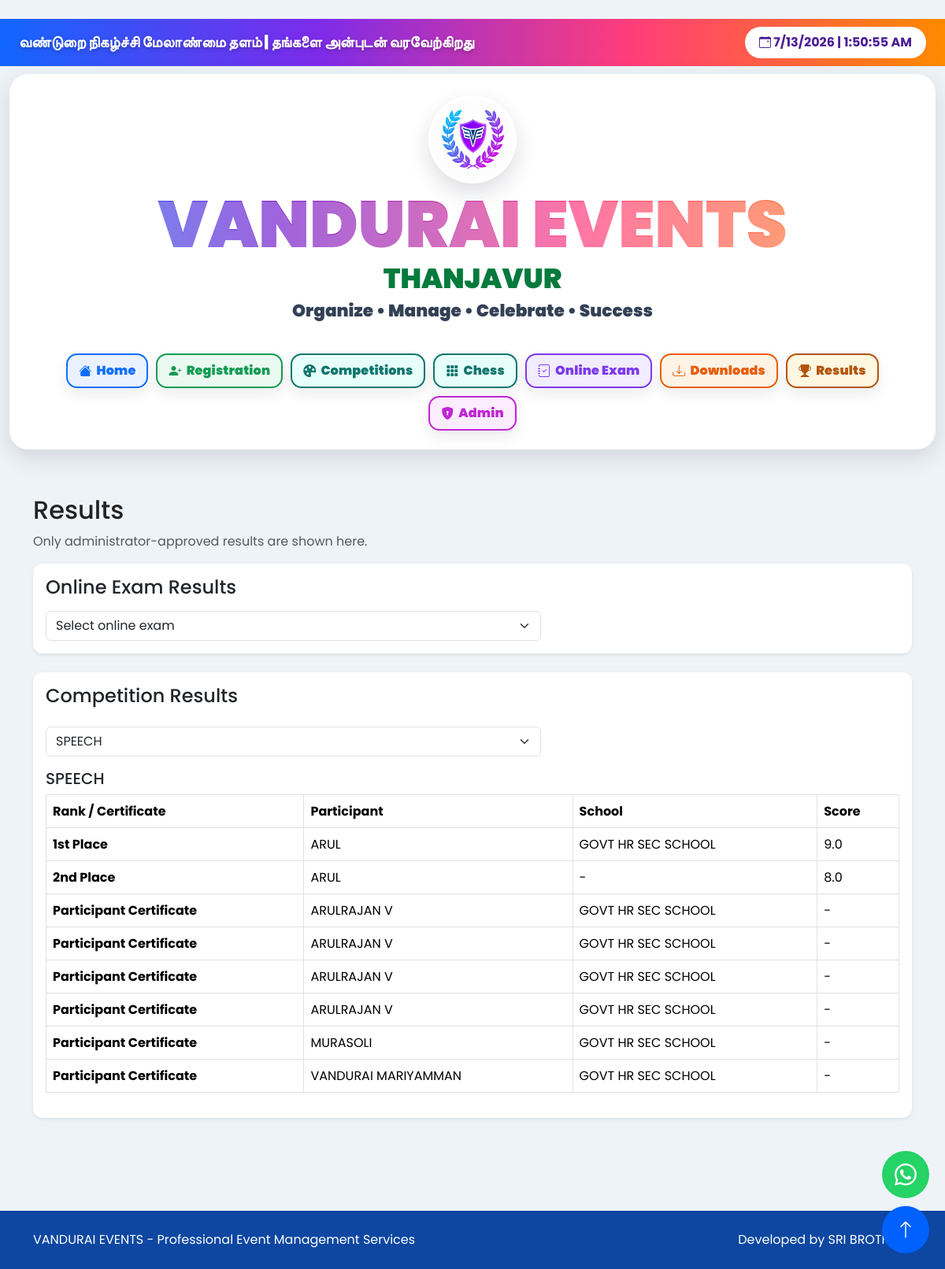
The app's page /results?competition_id=1 with its own data.
### models.py (models this page shows)
class Competition(db.Model):
    __tablename__ = "competitions"
    id = db.Column(db.Integer, primary_key=True)
    event_id = db.Column(db.Integer, db.ForeignKey("events.id"), nullable=False)
    name = db.Column(db.String(180), nullable=False)
    category = db.Column(db.String(100))
    description = db.Column(db.Text)
    registration_enabled = db.Column(db.Boolean, default=True, nullable=False)
    results_published = db.Column(db.Boolean, default=False, nullable=False)
    created_at = db.Column(db.DateTime, default=datetime.utcnow)
    event = db.relationship("Event")
    registrations = db.relationship("CompetitionRegistration", back_populates="competition", cascade="all, delete-orphan")
    judges = db.relationship("CompetitionJudge", back_populates="competition", cascade="all, delete-orphan")

class CompetitionRegistration(db.Model):
    __tablename__ = "competition_registrations"
    __table_args__ = (db.UniqueConstraint("competition_id", "mobile", "participant_name", name="uq_competition_registration"),)
    id = db.Column(db.Integer, primary_key=True)
    competition_id = db.Column(db.Integer, db.ForeignKey("competitions.id"), nullable=False)
    registration_no = db.Column(db.String(32), unique=True, nullable=False)
    participant_name = db.Column(db.String(150), nullable=False)
    gender = db.Column(db.String(20), nullable=False, default="Not specified")
    age = db.Column(db.Integer)
    mobile = db.Column(db.String(20))
    school_name = db.Column(db.String(220))
    class_name = db.Column(db.String(60))
    is_present = db.Column(db.Boolean, default=False, nullable=False)
    score = db.Column(db.Float)
    rank = db.Column(db.String(40), default="Participant Certificate", nullable=False)
    judge_submitted_at = db.Column(db.DateTime)
    created_at = db.Column(db.DateTime, default=datetime.utcnow)
    competition = db.relationship("Competition", back_populates="registrations")

### routes.py (the view)
@routes.route("/results")
def public_competition_results():
    competitions = Competition.query.filter_by(results_published=True).order_by(Competition.name).all()
    competition_id = request.args.get("competition_id", type=int)
    selected = Competition.query.filter_by(id=competition_id, results_published=True).first() if competition_id else None
    public_exams = OnlineExam.query.filter_by(public_results_published=True).order_by(OnlineExam.exam_title).all()
    exam_id = request.args.get("exam_id", type=int)
    selected_exam = OnlineExam.query.filter_by(id=exam_id, public_results_published=True).first() if exam_id else None
    results = []
    if selected:
        results = CompetitionRegistration.query.filter_by(
            competition_id=selected.id
        ).order_by(
            CompetitionRegistration.score.desc(),
            CompetitionRegistration.participant_name,
        ).all()
    exam_attempts = []
    if selected_exam:
        exam_attempts = ExamAttempt.query.filter_by(exam_id=selected_exam.id).filter(
            ExamAttempt.evaluation_status == "evaluated"
        ).order_by(ExamAttempt.score.desc(), ExamAttempt.submitted_at.asc()).all()
    return render_template(
        "competition_results.html", competitions=competitions, selected=selected,
        results=results, public_exams=public_exams, selected_exam=selected_exam,
        exam_attempts=exam_attempts,
    )

### templates/competition_results.html (shortened to what this page needs)
{% extends "base.html" %}
{% block content %}
<main class="container py-5">
  <h2>Results</h2>
  <p class="text-muted">Only administrator-approved results are shown here.</p>
  <div class="card shadow-sm mb-4"><div class="card-body">
    <h4 class="mb-3">Online Exam Results</h4>
    <form class="row g-2"><div class="col-md-7"><select class="form-select" name="exam_id" onchange="this.form.submit()"><option value="">Select online exam</option></select></div></form>
  </div></div>
  <div class="card shadow-sm"><div class="card-body">
    <h4>Competition Results</h4>
    <form class="row g-2 my-3"><div class="col-md-7"><select class="form-select" name="competition_id" onchange="this.form.submit()"><option value="">Select competition</option>{% for item in competitions %}<option value="{{ item.id }}" {% if selected and selected.id == item.id %}selected{% endif %}>{{ item.name }}</option>{% endfor %}</select></div></form>
    {% if selected %}<h5>{{ selected.name }}</h5><div class="table-responsive"><table class="table table-bordered bg-white"><thead><tr><th>Rank / Certificate</th><th>Participant</th><th>School</th><th>Score</th></tr></thead><tbody>{% for item in results %}<tr><td><strong>{{ item.rank }}</strong></td><td>{{ item.participant_name }}</td><td>{{ item.school_name or '-' }}</td><td>{{ item.score if item.score is not none else '-' }}</td></tr>{% else %}<tr><td colspan="4" class="text-center text-muted">Results have not been entered yet.</td></tr>{% endfor %}</tbody></table></div>{% endif %}
  </div></div>
</main>
{% endblock %}

### templates/base.html (shortened to what this page needs)
﻿<!DOCTYPE html>
<html lang="en">
<head>
    <link href="https://cdn.jsdelivr.net/npm/bootstrap@5.3.3/dist/css/bootstrap.min.css"
          rel="stylesheet">
    <link href="https://cdn.jsdelivr.net/npm/bootstrap-icons@1.11.3/font/bootstrap-icons.css"
          rel="stylesheet">
    <link rel="stylesheet"
          href="{{ url_for('static',filename='css/style.css') }}">
</head>
<body>
<a href="https://wa.me/919999999999" class="whatsapp" aria-label="Open WhatsApp">
    <i class="bi bi-whatsapp"></i>
</a>
<a href="#" class="top-btn" aria-label="Back to top">
    <i class="bi bi-arrow-up"></i>
</a>
<div class="top-bar">
<div class="container-fluid d-flex justify-content-between align-items-center">
    <div class="welcome-text">
        வண்டுறை நிகழ்ச்சி மேலாண்மை தளம் |
        தங்களை அன்புடன் வரவேற்கிறது
    </div>
    <div class="clock-box">
        <i class="bi bi-calendar-event"></i>
        <span id="clock"></span>
    </div>
</div>
</div>
<nav class="navbar navbar-expand-lg modern-navbar">
    <div class="container brand-header-stack">
        <a class="navbar-brand brand-stack m-0" href="/">
            <img src="{{ url_for('static', filename='images/logo.png') }}"
                 class="logo-img"
                 alt="Logo">
            <div class="brand-copy">
                <h2 class="brand-title mb-0">
                    VANDURAI EVENTS
                </h2>
                <h5 class="brand-location mb-1">
                    THANJAVUR
                </h5>
                <small class="brand-subtitle">
                    Organize • Manage • Celebrate • Success
                </small>
            </div>
        </a>
        <div class="collapse navbar-collapse justify-content-center mt-3"
             id="menu">
    <ul class="navbar-nav">
        <li class="nav-item">
            <a class="nav-link home-link" href="/">
                <i class="bi bi-house-fill"></i> Home
            </a>
        </li>
        <li class="nav-item">
            <a class="nav-link register-link" href="/register">
                <i class="bi bi-person-plus-fill"></i> Registration
            </a>
        </li>
        <li class="nav-item">
            <a class="nav-link competition-link" href="/competition-register">
                <i class="bi bi-palette-fill"></i> Competitions
            </a>
        </li>
        <li class="nav-item">
            <a class="nav-link competition-link" href="/chess">
                <i class="bi bi-grid-3x3-gap-fill"></i> Chess
            </a>
        </li>
        <li class="nav-item">
            <a class="nav-link exam-link" href="/exam-login">
                <i class="bi bi-journal-check"></i> Online Exam
            </a>
        </li>
        <li class="nav-item">
            <a class="nav-link downloads-link" href="/downloads">
                <i class="bi bi-download"></i> Downloads
            </a>
        </li>
        <li class="nav-item">
            <a class="nav-link results-link" href="/results">
                <i class="bi bi-trophy-fill"></i> Results
            </a>
        </li>
        <li class="nav-item">
            <a class="nav-link admin-link" href="/login">
                <i class="bi bi-shield-lock-fill"></i> Admin
            </a>
        </li>
    </ul>
        </div>
    </div>
</nav>
{% block content %}
{% endblock %}
<footer>
<div class="container">
<div class="row">
<div class="col-md-6">
VANDURAI EVENTS - Professional Event Management Services
</div>
<div class="col-md-6 text-end">
Developed by
SRI BROTHERS
</div>
</div>
</div>
</footer>
</body>
</html>

### records on screen
Competition: name "SPEECH"
CompetitionRegistration: rank "1st Place", participant_name "ARUL", school_name "GOVT HR SEC SCHOOL", score "9.0"
CompetitionRegistration: rank "2nd Place", participant_name "ARUL", school_name "-", score "8.0"
CompetitionRegistration: rank "Participant Certificate", participant_name "ARULRAJAN V", school_name "GOVT HR SEC SCHOOL", score "-"
CompetitionRegistration: rank "Participant Certificate", participant_name "ARULRAJAN V", school_name "GOVT HR SEC SCHOOL", score "-"
CompetitionRegistration: rank "Participant Certificate", participant_name "ARULRAJAN V", school_name "GOVT HR SEC SCHOOL", score "-"
CompetitionRegistration: rank "Participant Certificate", participant_name "ARULRAJAN V", school_name "GOVT HR SEC SCHOOL", score "-"
CompetitionRegistration: rank "Participant Certificate", participant_name "MURASOLI", school_name "GOVT HR SEC SCHOOL", score "-"
CompetitionRegistration: rank "Participant Certificate", participant_name "VANDURAI MARIYAMMAN", school_name "GOVT HR SEC SCHOOL", score "-"

### other values on screen
form field competition_id "SPEECH"
